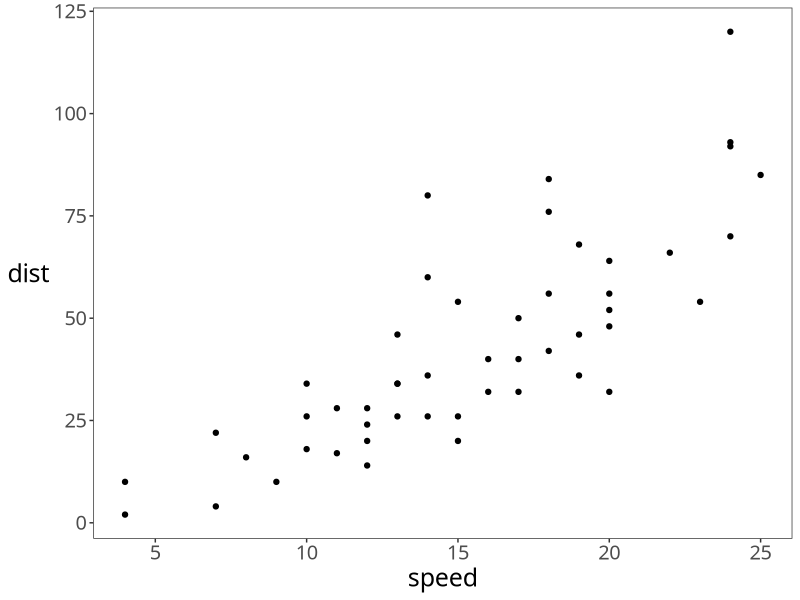

Reproduce this figure in R.
## ---- chunk 1
library(tidyverse)

# To solve some conflicts between packages
select <- dplyr::select

# knitr settings
knitr::opts_chunk$set(
  fig.width=7, fig.height=5, fig.retina=3,
  out.width = "60%", fig.align = "center",
  cache = FALSE,
  echo = FALSE,
  message = FALSE, 
  warning = FALSE,
  hiline = TRUE
)
knitr::opts_knit$set(root.dir = here::here())

# dplyr and ggplot settings
options(dplyr.summarise.inform = FALSE)
theme_set(theme_bw())
theme_update(
  text = element_text(family = "Fira Sans", size = 18),
  axis.title.y = element_text(angle=0, vjust=0.5, hjust = 0),
  panel.grid = element_blank(),
  strip.background = element_blank()
  )
## ---- chunk 2
cars |>
  ggplot(aes(x = speed, y = dist)) +
  geom_point()
